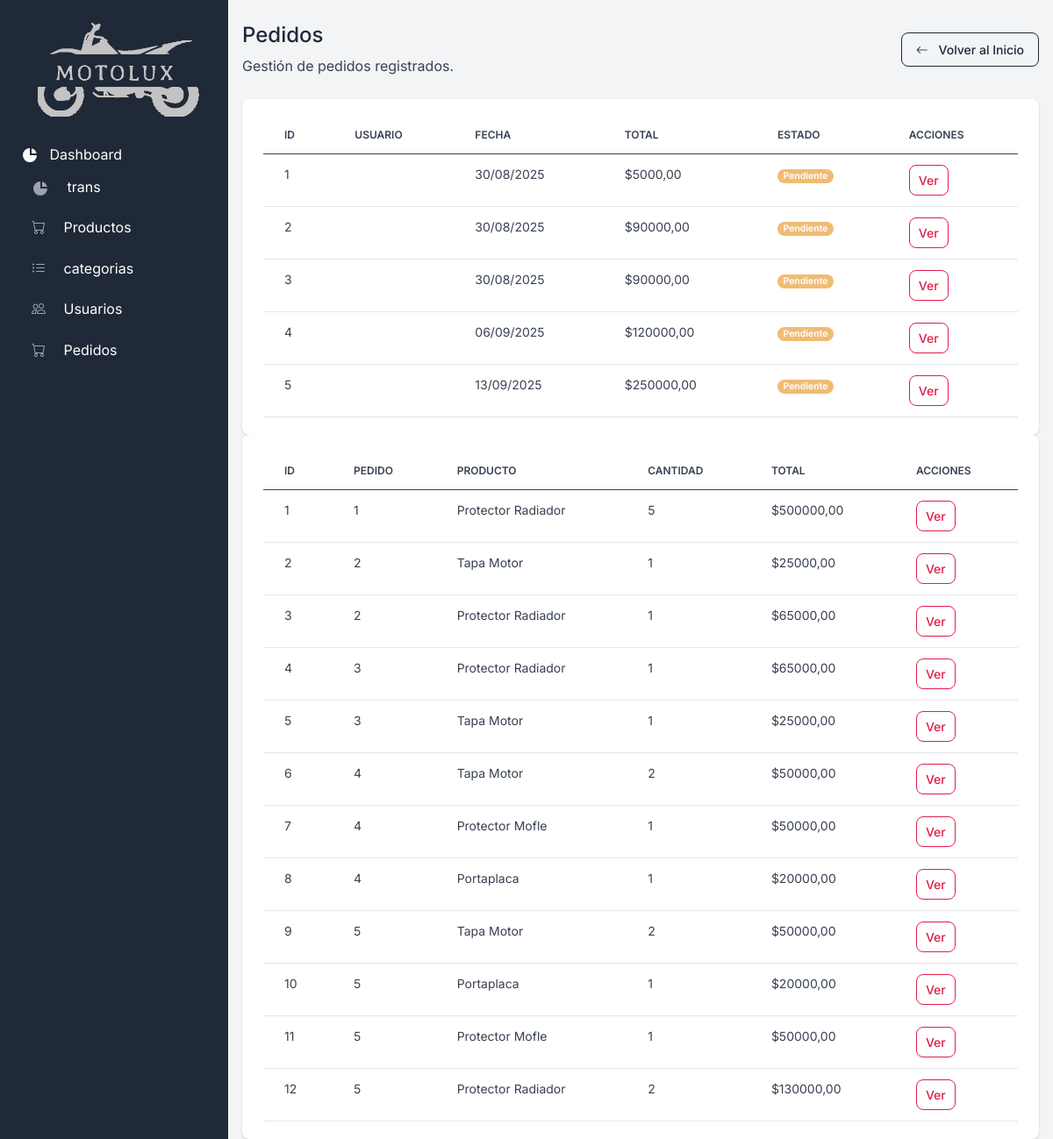
Page /pedidos/ on the earlier database version.
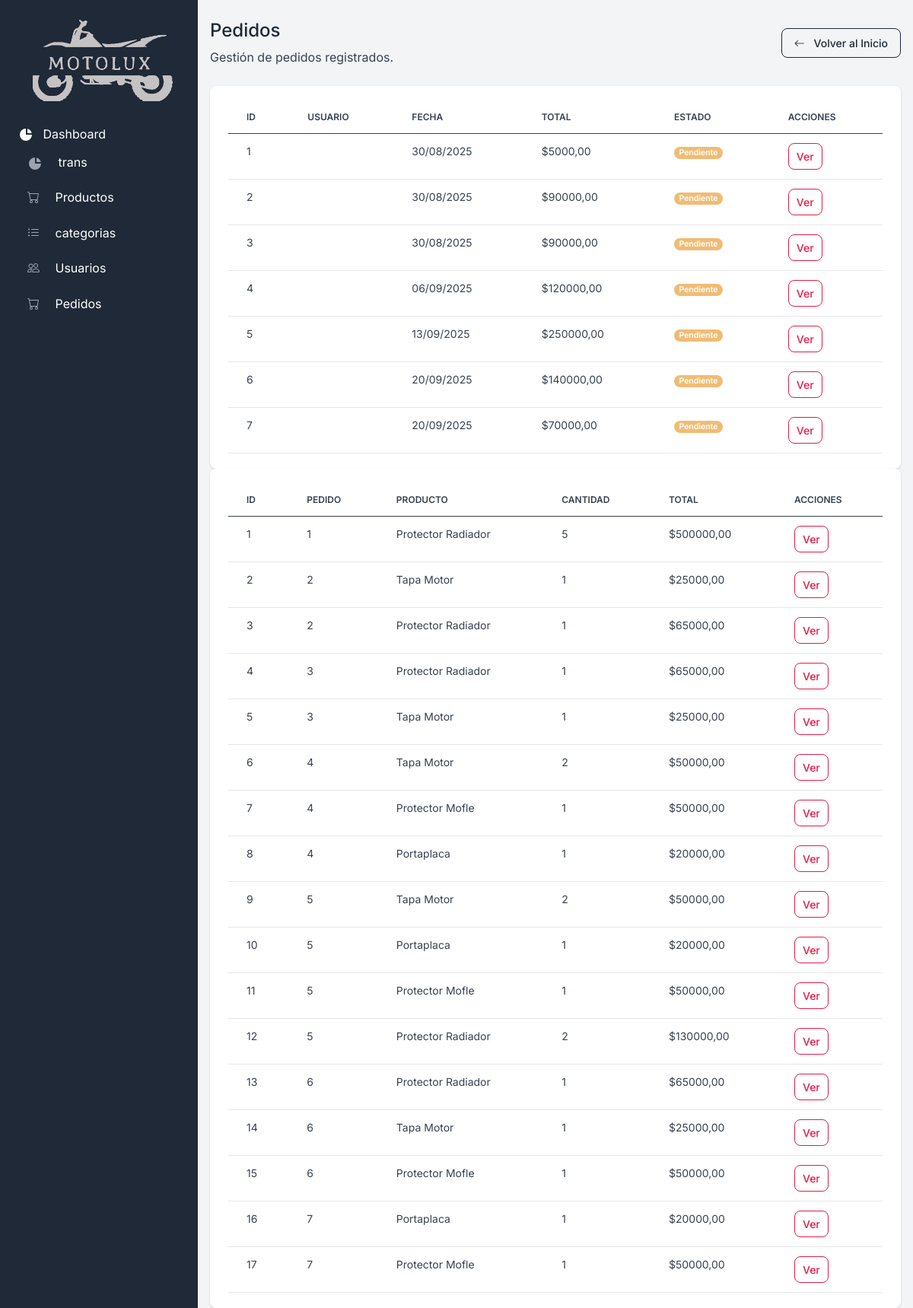
Same page on the later database version.
### tienda/models.py (models this page shows, shortened)
class Pedido(models.Model):
    ESTADOS = [
        ('Pendiente', 'Pendiente'),
        ('Procesando', 'Procesando'),
        ('Entregado', 'Entregado'),
        ('Cancelado', 'Cancelado'),
    ]
    usuario = models.ForeignKey(Usuario, on_delete=models.CASCADE, related_name='pedidos')
    metodo_pago = models.ForeignKey(MetodoPago, on_delete=models.CASCADE, related_name='pedidos')
    fecha = models.DateTimeField(auto_now_add=True)
    total = models.DecimalField(max_digits=10, decimal_places=2, validators=[MinValueValidator(0)])
    estado = models.CharField(max_length=20, choices=ESTADOS, default='Pendiente')

class CarritoProductoPedido(models.Model):
    pedido = models.ForeignKey(Pedido, on_delete=models.CASCADE, related_name='carritos')
    producto = models.ForeignKey(Producto, on_delete=models.CASCADE, related_name='carritos')
    cantidad = models.PositiveIntegerField(validators=[MinValueValidator(1)])
    total = models.DecimalField(max_digits=10, decimal_places=2, validators=[MinValueValidator(0)])

class Producto(models.Model):
    nombre = models.CharField(max_length=200,verbose_name="Nombre")
    descripcion = models.TextField(max_length=200,verbose_name="Descripción")
    precio = models.DecimalField(max_digits=10, decimal_places=0, validators=[MinValueValidator(0)],verbose_name="Precio")
    categoria = models.ForeignKey(Categoria, on_delete=models.CASCADE, related_name='productos',verbose_name="Categoría")
    imagen = models.ImageField(upload_to='productos/', verbose_name="Imagen")
    stock = models.PositiveIntegerField(default=0,verbose_name="Stock")

### tienda/views.py (the view)
# urls.py: path('pedidos/', views.pedidos, name='pedidos'),
def pedidos(request):
    pedidos = Pedido.objects.all()
    carritos = CarritoProductoPedido.objects.all()
    return render(request, 'tienda/admin/pedidos/pedidos.html', {
        'pedidos': pedidos,
        'carritos': carritos
    })

### tienda/templates/tienda/admin/pedidos/pedidos.html (shortened to what this page needs)
{% extends "tienda/admin/layouts/base.html" %}
{% load static %}
{% block content %}
{% include 'tienda/admin/includes/sidebar.html' %}
<div class="d-flex justify-content-between flex-wrap flex-md-nowrap align-items-center py-4">
    <div>
        <h2 class="h4">Pedidos</h2>
        <p class="mb-0">Gestión de pedidos registrados.</p>
    </div>
    <div>
        <a href="{% url 'index_admin' %}" class="btn btn-outline-primary">
            <span class="me-2"><i class="bi bi-arrow-left"></i></span> Volver al Inicio
        </a>
    </div>
</div>
<div class="card card-body border-0 shadow table-wrapper table-responsive">
    <table class="table table-hover">
        <thead>
            <tr>
                <th>ID</th>
                <th>Usuario</th>
                <th>Fecha</th>
                <th>Total</th>
                <th>Estado</th>
                <th>Acciones</th>
            </tr>
        </thead>
        <tbody>
            {% for pedido in pedidos %}
            <tr>
                <td>{{ pedido.id }}</td>
                <td>{{ pedido.usuario.nombre_completo }}</td>
                <td>{{ pedido.fecha|date:"d/m/Y" }}</td>
                <td>${{ pedido.total }}</td>
                <td>
                    <span class="badge {% if pedido.estado == 'Entregado' %}bg-success{% else %}bg-secondary{% endif %}">
                        {{ pedido.estado }}
                    </span>
                </td>
                <td>
                    <a href="{% url 'pedido_detalle' pedido.id %}" class="btn btn-outline-danger btn-sm">Ver</a>
                </td>
            </tr>
            {% empty %}
            <tr>
                <td colspan="6" class="text-center">No hay pedidos registrados.</td>
            </tr>
            {% endfor %}
        </tbody>
    </table>
</div>
    <div class="card card-body border-0 shadow table-wrapper table-responsive">
        <table class="table table-hover">
            <thead>
                <tr>
                    <th>ID</th>
                    <th>Pedido</th>
                    <th>Producto</th>
                    <th>Cantidad</th>
                    <th>Total</th>
                    <th>Acciones</th>
                </tr>
            </thead>
            <tbody>
                {% for carrito in carritos %}
                <tr>
                    <td>{{ carrito.id }}</td>
                    <td>{{ carrito.pedido.id }}</td>
                    <td>{{ carrito.producto.nombre }}</td>
                    <td>{{ carrito.cantidad }}</td>
                    <td>${{ carrito.total }}</td>
                    <td>
                        <a href="" class="btn btn-outline-danger btn-sm">Ver</a>
                    </td>
                </tr>
                {% empty %}
                <tr>
                    <td colspan="6" class="text-center">No hay pedidos registrados.</td>
                </tr>
                {% endfor %}
            </tbody>
        </table>
    </div>
{% endblock %}

### tienda/templates/tienda/admin/layouts/base.html (shortened to what this page needs)
<!DOCTYPE html>
<html lang="en">
<head>
  <link rel="stylesheet" href="https://cdn.jsdelivr.net/npm/bootstrap-icons@1.11.3/font/bootstrap-icons.css">
  <link type="text/css" href="/static/assets/vendor/sweetalert2/dist/sweetalert2.min.css" rel="stylesheet">
  <link type="text/css" href="/static/assets/vendor/notyf/notyf.min.css" rel="stylesheet">
  <link type="text/css" href="/static/assets/css/volt.css" rel="stylesheet">
  </head>
<body>
    {% include 'tienda/admin/includes/sidebar.html' %}
    <main class="content">
      {% block content %}{% endblock content %}
    </main>
</body>
</html>

### tienda/templates/tienda/admin/includes/sidebar.html (shortened to what this page needs)
<nav id="sidebarMenu" class="sidebar d-lg-block bg-gray-800 text-white collapse" data-simplebar>
    <div class="sidebar-inner px-4 pt-3">
        <ul class="nav flex-column pt-3 pt-md-0">
            {% load static %}
            <li class="nav-item">
                <a href="{% url 'index_admin' %}">
                    <img src="{% static 'img/logoEnBlanco.png' %}" alt="Logo Motolux" class="logo">
                </a>
            </li>
            <li class="nav-item {% if 'dashboard' in segment %} active {% endif %}">
                <a href="{% url 'tablas_bootstrap' %}" class="nav-link"></a>
                    <span class="sidebar-icon">
                        <svg class="icon icon-xs me-2" fill="currentColor" viewBox="0 0 20 20"
                            xmlns="http://www.w3.org/2000/svg">
                            <path d="M2 10a8 8 0 018-8v8h8a8 8 0 11-16 0z"></path>
                            <path d="M12 2.252A8.014 8.014 0 0117.748 8H12V2.252z"></path>
                        </svg>
                    </span>
                    <span class="sidebar-text">Dashboard</span>
            </li>
            <li class="nav-item {% if 'dashboard' in segment %} active {% endif %}">
                <a href="{% url 'transactions' %}" class="nav-link">
                    <span class="sidebar-icon">
                        <svg class="icon icon-xs me-2" fill="currentColor" viewBox="0 0 20 20"
                            xmlns="http://www.w3.org/2000/svg">
                            <path d="M2 10a8 8 0 018-8v8h8a8 8 0 11-16 0z"></path>
                            <path d="M12 2.252A8.014 8.014 0 0117.748 8H12V2.252z"></path>
                        </svg>
                    </span>
                    <span class="sidebar-text">trans</span>
                </a>
            </li>
            <li class="nav-item {% if 'transactions' in segment %} active {% endif %}">
                <a href="{% url 'productos' %}" class="nav-link">
                    <span class="sidebar-icon">
                        <i class="bi bi-cart me-2"></i>
                    </span>
                    <span class="sidebar-text">Productos</span>
                </a>
            </li>
            <li class="nav-item {% if 'transactions' in segment %} active {% endif %}">
                <a href="{% url 'categorias' %}" class="nav-link">
                    <span class="sidebar-icon">
                        <i class="bi bi-list-ul me-2"></i>
                    </span>
                    <span class="sidebar-text">categorias</span>
                </a>
            </li>
            <li class="nav-item ">
                <a href="{% url 'usuarios' %}" class="nav-link">
                    <span class="sidebar-icon">
                        <i class="bi bi-people me-2"></i>
                    </span>
                    <span class="sidebar-text">Usuarios</span>
                </a>
            </li>
            <li class="nav-item {% if 'pedidos' in segment %} active {% endif %}">
                <a href="{% url 'pedidos' %}" class="nav-link">
                    <span class="sidebar-icon">
                        <i class="bi bi-cart me-2"></i>
                    </span>
                    <span class="sidebar-text">Pedidos</span>
                </a>
            </li>
        </ul>
    </div>
</nav>

Differences in the rows shown:
added Pedido: id "6", fecha "20/09/2025", total "140000,00", estado "Pendiente"
added Pedido: id "7", fecha "20/09/2025", total "70000,00", estado "Pendiente"
added CarritoProductoPedido: id "13", pedido.id "6", producto.nombre "Protector Radiador", cantidad "1", total "65000,00"
added CarritoProductoPedido: id "14", pedido.id "6", producto.nombre "Tapa Motor", cantidad "1", total "25000,00"
added CarritoProductoPedido: id "15", pedido.id "6", producto.nombre "Protector Mofle", cantidad "1", total "50000,00"
added CarritoProductoPedido: id "16", pedido.id "7", producto.nombre "Portaplaca", cantidad "1", total "20000,00"
added CarritoProductoPedido: id "17", pedido.id "7", producto.nombre "Protector Mofle", cantidad "1", total "50000,00"
